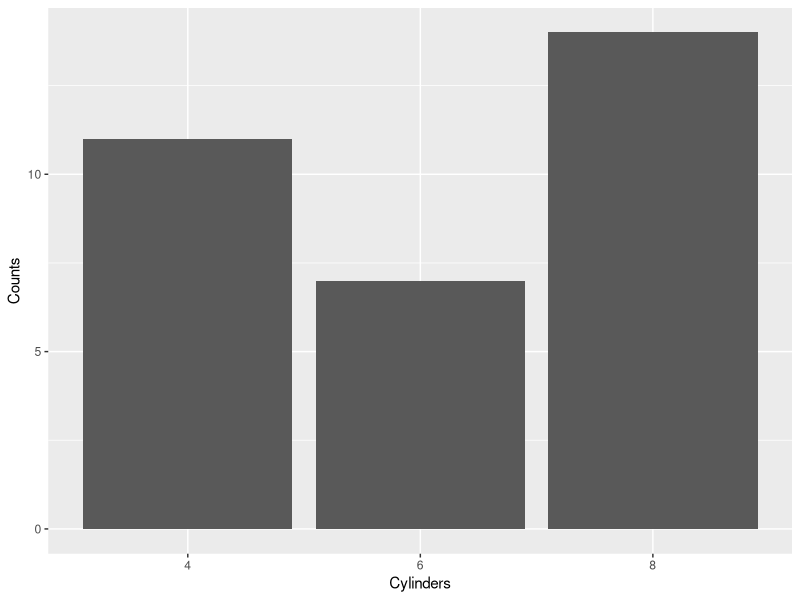
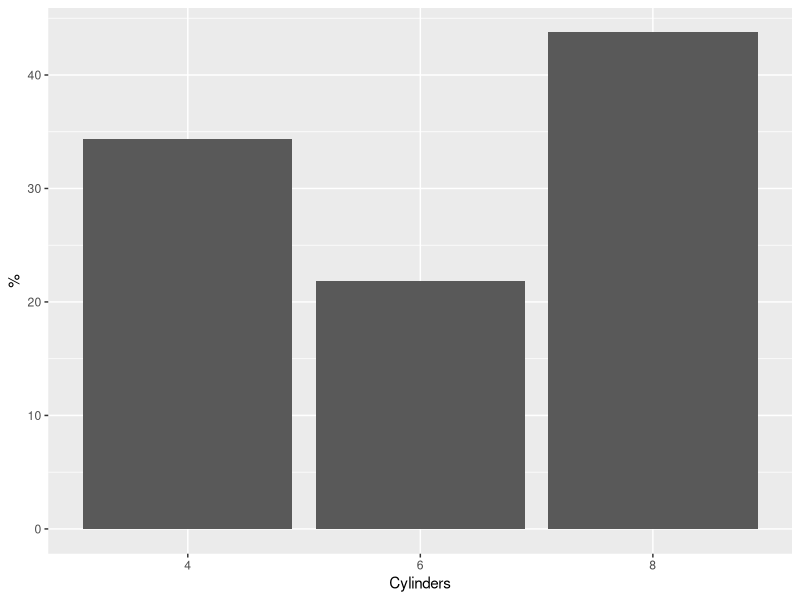
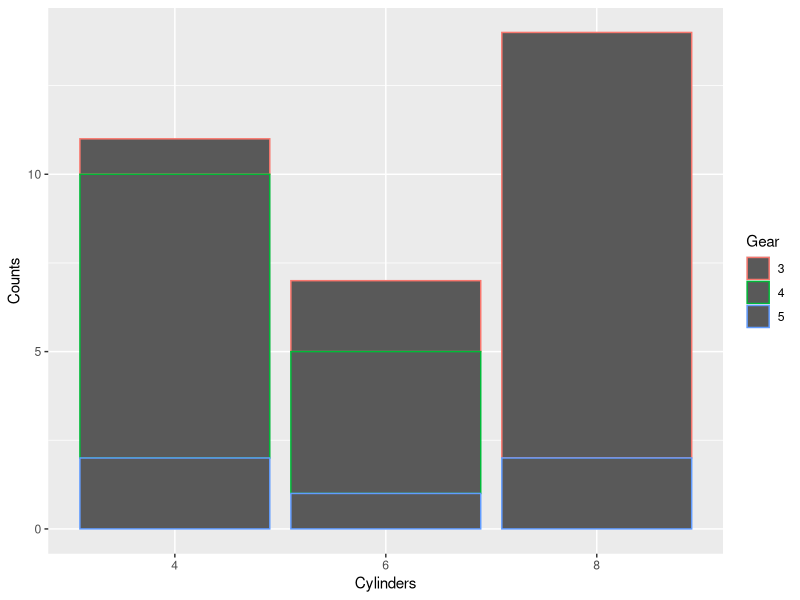
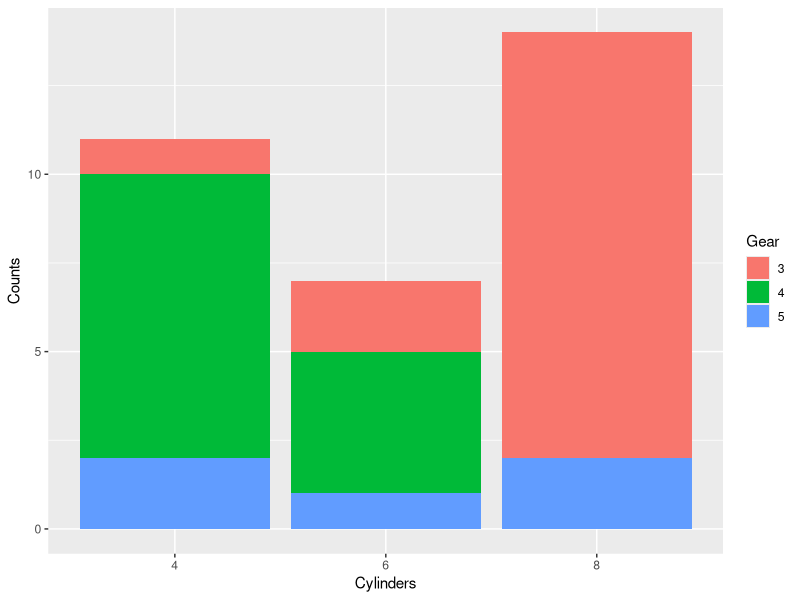
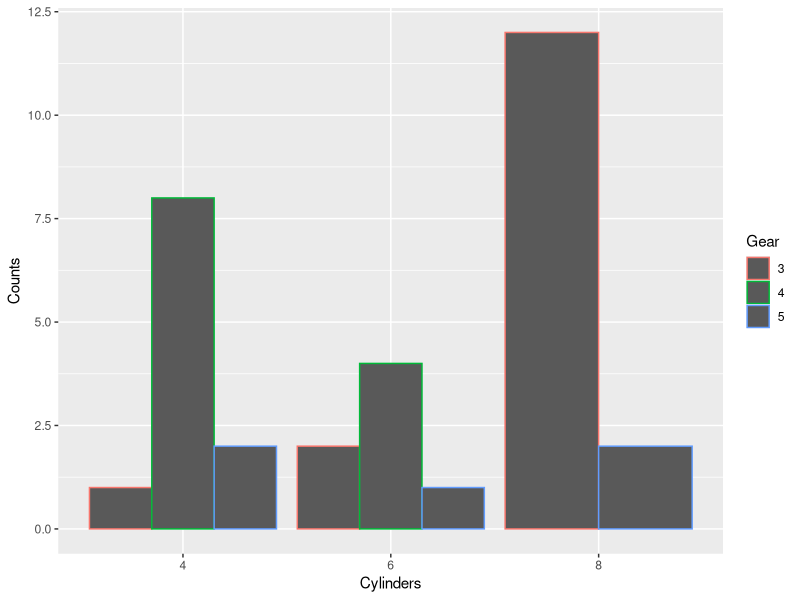
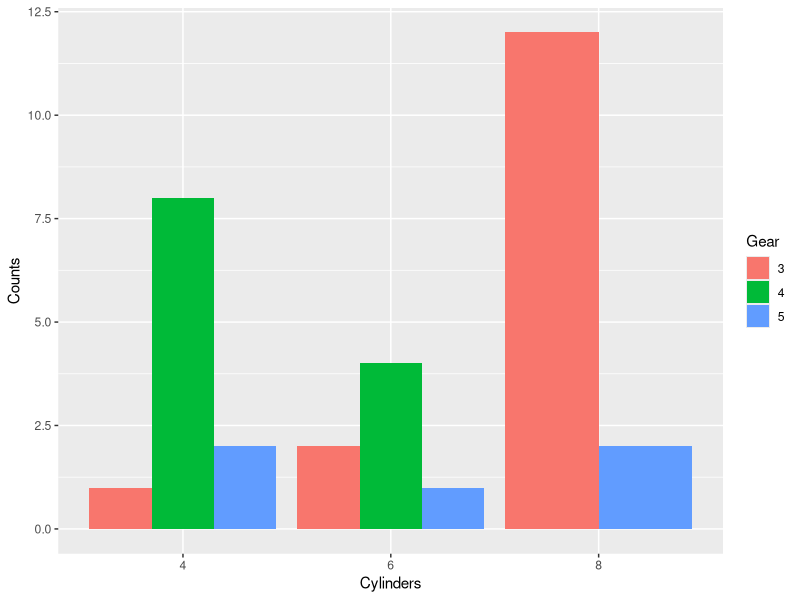
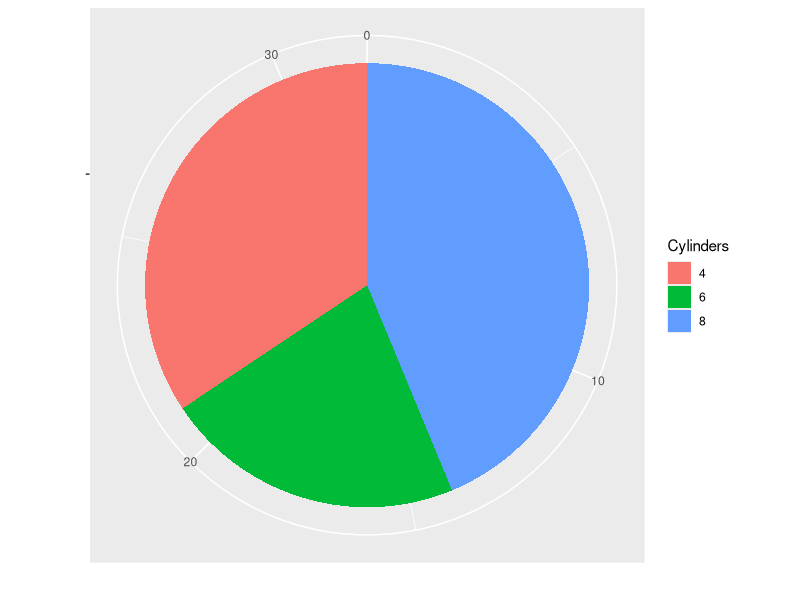
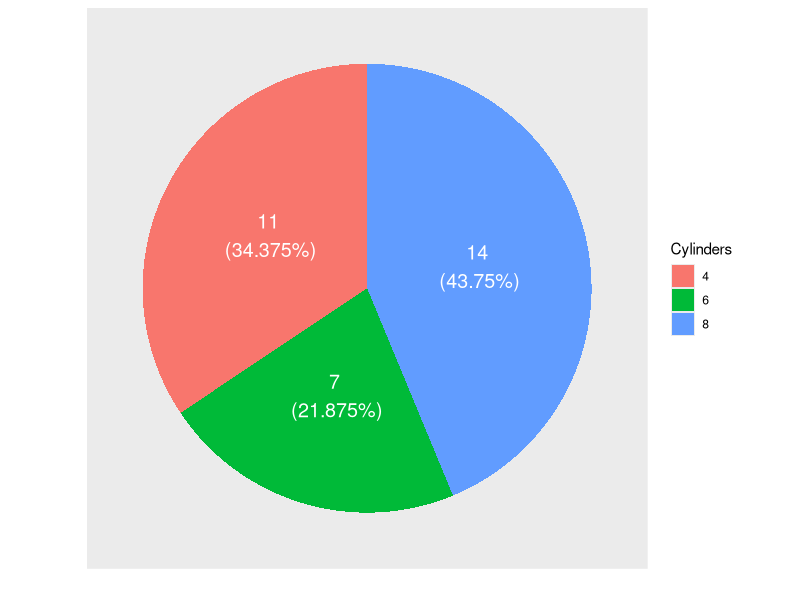

Write the R code that produced these figures, in order.
##############################################
#  Some graphics with the {ggplot2} package  #
#      Author: Jose M. Sanchez-Santos        #
##############################################


# Install and load the package
if (!requireNamespace("ggplot2", quietly = TRUE))
  install.packages("ggplot2")
library(ggplot2)

# Data used for the examples -> mtcars

# Observations:
# - Arguments "colour" and "col" are identical.
# - Arguments "colour", "fill", "shape"... go inside aes() function if they refer to 
#   variables of the dataframe.


#####################################
#  Qualitative variables / factors  #
#####################################

### Barplot ("x" is a factor, "y" is not necessary unless we want percentages) -----
ggplot(data = mtcars) + geom_bar(aes(x = factor(cyl))) + labs(x = "Cylinders", y = "Counts")

# With percentages
ggplot(data = mtcars) + geom_bar(aes(x = factor(cyl), y = 100 * (..count..) / sum(..count..))) + 
  labs(x = "Cylinders", y = "%")

# For 2 variables -> Stacked (by default)
# colour
ggplot(data = mtcars) + geom_bar(aes(x = factor(cyl), colour = factor(gear))) + 
  labs(x = "Cylinders", y = "Counts", colour = "Gear")
# fill
ggplot(data = mtcars) + geom_bar(aes(x = factor(cyl), fill = factor(gear))) +
  labs(x = "Cylinders", y = "Counts", fill = "Gear")

# For 2 variables -> Grouped (position="dodge") (colour o fill)
# colour
ggplot(data = mtcars) + geom_bar(aes(x = factor(cyl), colour = factor(gear)), position = "dodge") +
  labs(x = "Cylinders", y = "Counts", colour = "Gear")
# fill
ggplot(data = mtcars) + geom_bar(aes(x = factor(cyl), fill = factor(gear)), position = "dodge") + 
  labs(x = "Cylinders", y = "Counts", fill = "Gear")


### Pie chart (it is a "circular" barplot, leaving the variable x empty) -----------
ggplot(data = mtcars) + geom_bar(aes(x = "", fill = factor(cyl))) + coord_polar(theta = "y") + 
  labs(x = "", y = "", fill = "Cylinders")

# To add percentages create a dataframe with table() for Counts and Percentages
Cyl <- levels(factor(mtcars$cyl))  # categories
Freq <- as.numeric(table(mtcars$cyl))  # Counts
Perc <- as.numeric(100*table(mtcars$cyl)/sum(table(mtcars$cyl)))  # Percentages
dftemp <- data.frame(Cyl, Freq, Perc)
ggplot(data = dftemp, aes(x = "", y = Freq, fill = Cyl)) + 
  geom_bar(width = 1, position = "stack", stat = "identity") + labs(fill = "Cylinders") + 
  labs(x = "", y = "") + geom_text(aes(label = paste0(Freq, "\n (", round(Perc, 3), "%)")), col = "white",
            position = position_stack(vjust = 0.5), size = 5) + coord_polar(theta = "y") +
  theme(axis.text.x = element_blank(), axis.ticks = element_blank(), panel.grid  = element_blank())
  # configure arguments of theme() to delete axis and ticks


################################################
#  Ordinal / Numeric / Quantitative Variables  #
################################################

### Sequence (a single variable with respect to indices 1,2,3 ...) -----------------
# points
ggplot(data = mtcars) + geom_point(aes(seq_along(mpg), mpg))
# points & lines
ggplot(data = mtcars, aes(seq_along(mpg), mpg)) + geom_line() + geom_point()
# two sequences
ggplot(data = mtcars, aes(x = seq_along(mpg))) + geom_line(aes(y = mpg, col = "mpg")) + 
  geom_point(aes(y = mpg, col = "mpg")) + geom_line(aes(y = wt, col = "wt")) + 
  geom_point(aes(y = wt, col = "wt")) + ylab('') + xlab('Index') + labs(col = "Variable") +
  scale_colour_manual(values = c("red", "green"))


### Histogram (function I() is to put colors as is) --------------------------------
ggplot(data = mtcars) + geom_histogram(aes(x = mpg), bins = 10, fill = I("white"), colour = I("black")) +
  labs(title = "Histogram", x = "Miles per gallon", y = "Counts")
# with percentages
ggplot(data = mtcars) + geom_histogram(aes(x = mpg, stat(density)), bins = 10, fill = I("white"),  
                                       colour = I("black")) +
  labs(title = "Histogram", x = "Miles per gallon", y = "Density")
# by a factor -> "colour" or "fill" go inside aes()
ggplot(data = mtcars) + geom_histogram(aes(x = mpg, colour = factor(am)), bins = 10, fill = I("white")) +
  labs(title = "Histogram", x = "Miles per gallon", y = "Counts", colour = "am")
# overlaid with transparency
ggplot(data = mtcars, aes(x = mpg, fill = factor(am))) + geom_histogram(bins = 10, alpha = .5, 
                                                                        position = "identity") +
  labs(title = "Histograms", x = "Miles per gallon", y = "Counts", fill = "am")


### Scatterplot --------------------------------------------------------------------
ggplot(data = mtcars) + geom_point(aes(x = mpg, y = wt), colour = I("red")) +
  labs(title = "Scatterplot", x = "Miles per gallon", y = "Weight")
# by the scale of a variable
ggplot(data = mtcars) + geom_point(aes(x = mpg, y = wt, col = cyl)) +
  labs(title = "Scatterplot", x = "Miles per gallon", y = "Weight", col = "Cylinders")
# by a factor
ggplot(data = mtcars) + geom_point(aes(x = mpg, y = wt, col = factor(cyl))) +
  labs(title = "Scatterplot", x = "Miles per gallon", y = "Weight", col = "Cylinders")
# with lines
ggplot(data = mtcars, aes(x = mpg, y = wt, col = factor(cyl))) + geom_point() + geom_line() +
  labs(title = "Scatterplot with lines", x = "Miles per gallon", y = "Weight", col = "Cylinders")
# with smoothed means and confidence regions
ggplot(data = mtcars, aes(x = mpg, y = wt, col = factor(cyl))) + geom_point() + 
  geom_smooth(method = "loess") +
  labs(title = "Scatterplot with smoothed means and confidence regions", x = "Miles per gallon", 
       y = "Weight", col = "Cylinders")
# by size of another numerical variable (size = ...)
ggplot(data = mtcars) + geom_point(aes(x = mpg, y = wt, size = hp), col = I("red")) +
  labs(title = "Scatterplot with size", x = "Miles per gallon", y = "Weight", size = "hp")
# with symbols for a factor (shape = ...)
ggplot(data = mtcars) + geom_point(aes(x = mpg, y = wt, shape = factor(cyl)), col = I("green")) +
  labs(title = "Scatterplot with symbols", x = "Miles per gallon", y = "Weight", shape = "Cylinders")
# symbols & colours
ggplot(data = mtcars) + geom_point(aes(x = mpg, y = wt, col = factor(cyl), shape = factor(cyl))) +
  labs(title = "Scatterplot with symbols and colours", x = "Miles per gallon", y = "Weight", 
       shape = "Cylinders", col = "Cylinders")
# symbols, colours & size
ggplot(data = mtcars) + geom_point(aes(x = mpg, y = wt, col = factor(cyl), shape = factor(cyl)), size = 5) +
  labs(title = "Scatterplot with symbols, colours & size", x = "Miles per gallon", y = "Weight", 
       shape = "Cylinders", col = "Cylinders")


### Boxplot (variable goes inside aes(y = ...)) ------------------------------------
ggplot(data = mtcars) + geom_boxplot(aes(y = mpg), width = 0.5) + labs(title = "Boxplot")

# by groups (the grouping variable goes in aes(x = ...))
ggplot(data = mtcars) + geom_boxplot(aes(x = factor(cyl), y = mpg), width = 0.5) + 
  labs(title = "Boxplot", x = "Cylinders")
# by groups & colours
ggplot(data = mtcars) + geom_boxplot(aes(x = factor(cyl), y = mpg, fill = factor(cyl))) + 
  labs(title = "Boxplot", x = "", fill = "Cylinders", y = "Miles per gallon")
# by two grouping variables
ggplot(data = mtcars) + geom_boxplot(aes(x = factor(cyl), y = mpg, fill = factor(cyl), col = factor(am))) + 
  labs(title = "Boxplot", x = "", fill = "Cylinders", y = "Miles per gallon", col = "Transmission")
# multiple columns/variables of a dataframe (stack the dataframe)
ggplot(data = stack(mtcars[,-(3:4)]), aes(x = ind, y = values)) + geom_boxplot() + labs(title = "Boxplot of vars")


### Violin Plot (x empty, put the variable in y) -----------------------------------
ggplot(data = mtcars) + geom_violin(aes(x = "", y = mpg)) + labs(title = "Violin plot", x = "")
# not trimmed
ggplot(data = mtcars) + geom_violin(aes(x = "", y = mpg), trim = F) + 
  labs(title = "Violin plot", x = "")
# by groups
ggplot(data = mtcars) + geom_violin(aes(x = factor(cyl), y = mpg), trim = F) + 
  labs(title = "Violin plot", x = "Cylinders")
# by groups with colors
ggplot(data = mtcars) + geom_violin(aes(x = factor(cyl), y = mpg, fill = factor(cyl)), trim = F) + 
  labs(title = "Violin plot", x = "", fill = "Cylinders")


### Dotplot ------------------------------------------------------------------------
ggplot(data = mtcars) + geom_dotplot(aes(x = mpg)) + labs(title = "Dotplot", x = "Miles per gallon")
# centered
ggplot(data = mtcars) + geom_dotplot(aes(x = mpg), stackdir = "center", binwidth = 1.2) + 
  labs(title = "Dotplot", x = "Miles per gallon")
# vertical & centered (put x = 1 and binaxis = "y")
ggplot(data = mtcars) + geom_dotplot(aes(x = 1, y = mpg), binaxis = "y", stackdir = "center") + 
  labs(title = "Dotplot", y = "Miles per gallon")
# vertical & centered, separating the points
ggplot(data = mtcars) + geom_dotplot(aes(x = 1, y = mpg), binaxis = "y", stackdir = "center", stackratio = 1.5) + 
  labs(title = "Dotplot", y = "Miles per gallon")
# by groups
ggplot(data = mtcars) + geom_dotplot(aes(x = factor(cyl), y = mpg, fill = factor(cyl)), binaxis = "y", 
                                     stackdir = "center", stackratio = 1.5) + 
  labs(title = "Dotplot", x = "", y = "Miles per gallon", fill = "Cylinders")
# dotplot + violinplot & colours
ggplot(data = mtcars, aes(x = factor(cyl), y = mpg)) + geom_violin(aes(fill = factor(cyl)), trim = F) +
  geom_dotplot(binaxis = "y", stackdir = "center", stackratio = 1.5) + 
  labs(title = "Violin + Dotplot", x = "", y = "Miles per gallon", fill = "Cylinders")


### Density plot -------------------------------------------------------------------
ggplot(data = mtcars) + geom_density(aes(x = mpg), fill = I("aquamarine2")) +
  labs(title = "Density", x = "Miles per gallon")
# add transparency
ggplot(data = mtcars) + geom_density(aes(x = mpg), fill = I("aquamarine2"), alpha = 0.4) + xlim(0, 40) +
  labs(title = "Density", x = "Miles per gallon")
# by groups without fill
ggplot(data = mtcars) + geom_density(aes(x = mpg, col = factor(am))) + xlim(0, 45) +
  labs(title = "Density", x = "Miles per gallon", col = "Transmission")
# by groups with fill and transparency
ggplot(data = mtcars) + geom_density(aes(x = mpg, fill = factor(am), linetype = factor(am)), alpha = 0.4) + 
  xlim(0, 45) + labs(title = "Density", x = "Miles per gallon", fill = "Transmission", linetype = "Transmission")
# by groups with fill and transparency, changing legend values
ggplot(data = mtcars) + geom_density(aes(x = mpg, fill = factor(am), linetype = factor(am)), 
                                     alpha = 0.4) + xlim(0, 45) +
  labs(title = "Density", x = "Miles per gallon", fill = "Transmission", linetype = "Transmission") +
  scale_fill_discrete(name = "Transmission", labels = c("Automatic", "Manual")) +
  scale_linetype_discrete(name = "Transmission", labels = c("Automatic", "Manual"))


### Plot separated by factors (facet_grid() ----------------------------------------
# with a formula factor1~factor2 
ggplot(data = mtcars, aes(x = hp, y = mpg, shape = factor(am), colour = factor(am))) +
  facet_grid(gear ~ cyl) + geom_point() +
  scale_shape_discrete(name = "Transmission", labels = c("Automatic", "Manual")) +
  scale_colour_discrete(name = "Transmission", labels = c("Automatic", "Manual"))
# with rows = vars()
ggplot(data = mtcars, aes(x = hp, y = mpg, shape = factor(am), colour = factor(am))) +
  facet_grid(rows = vars(gear)) + geom_line()
# with cols = vars()
ggplot(data = mtcars, aes(x = hp, y = mpg, shape = factor(am), colour = factor(am))) +
  facet_grid(cols = vars(cyl)) + geom_point()
# with boxplots by a factor
ggplot(data = mtcars, aes(x = factor(vs), y = mpg, shape = factor(am), colour = factor(am))) +
  facet_grid(cols = vars(cyl)) + geom_boxplot()
# grid by 2+ factors
ggplot(data = mtcars, aes(x = hp, y = mpg, shape = factor(am), colour = factor(am))) +
  facet_grid(vs + am ~ gear, margins = "vs") + geom_point()


### Different plots in the same layout (grid.arrange() from {gridExtra} ) ----------
if (!requireNamespace("gridExtra", quietly = TRUE))
  install.packages("gridExtra")
library(gridExtra)
# generate the different plots
g1 <- ggplot(data = mtcars) + geom_bar(aes(x = factor(cyl), fill = factor(gear)), position = "dodge") + 
  labs(x = "Cylinders", y = "Counts", fill = "Gear", title = "Barplot")

g2 <- ggplot(data = mtcars) + geom_bar(aes(x = "", fill = factor(cyl))) + coord_polar(theta = "y") + 
  labs(x = "", y = "", fill = "Cylinders", title = "Piechart")

g3 <- ggplot(data = mtcars, aes(x = mpg, fill = factor(am))) + geom_histogram(bins = 10, alpha = .5, 
                                                                              position = "identity") +
  labs(title = "Histogram", x = "Miles per gallon", y = "Counts", fill = "am")

g4 <- ggplot(data = mtcars) + geom_point(aes(x = mpg, y = wt, col = factor(cyl), 
                                             shape = factor(cyl)), size = 5) +
  labs(title = "Scatterplot", x = "Miles per gallon", y = "Weight", shape = "Cylinders", col = "Cylinders")

g5 <- ggplot(data = mtcars) + geom_boxplot(aes(x = factor(cyl), y = mpg, fill = factor(cyl))) + 
  labs(title = "Boxplot", x = "", fill = "Cylinders", y = "Miles per gallon")

g6 <- ggplot(data = mtcars, aes(x = factor(cyl), y = mpg)) + 
  geom_violin(aes(fill = factor(cyl)), trim = F) +
  geom_dotplot(binaxis = "y", stackdir = "center", stackratio = 1.5) + 
  labs(title = "Violin + Dotplot", x = "", y = "Miles per gallon", fill = "Cylinders")

g7 <- ggplot(data = mtcars) + geom_density(aes(x = mpg, fill = factor(am), linetype = factor(am)), 
                                           alpha = 0.4) + xlim(0, 45) +
  labs(title = "Density", x = "Miles per gallon", fill = "Transmission", linetype = "Transmission")

g8 <- ggplot(data = mtcars, aes(x = hp, y = mpg, shape = factor(am), colour = factor(am))) + 
  facet_grid(cols = vars(cyl)) + geom_point() + labs(title = "Grid")

g9 <- ggplot() + annotate("text", label = "(c) JMSS 2019", size = 12, x = 4, y = 25) + theme_bw() +
  theme(panel.grid.major = element_blank(), panel.grid.minor = element_blank(), 
        axis.title.x = element_blank(), axis.text.x = element_blank(), axis.ticks.x = element_blank(), 
        axis.title.y = element_blank(), axis.text.y = element_blank(), axis.ticks.y = element_blank())

grid.arrange(g1, g2, g3, g4, g5, g6, g7, g8, g9, ncol = 3)
